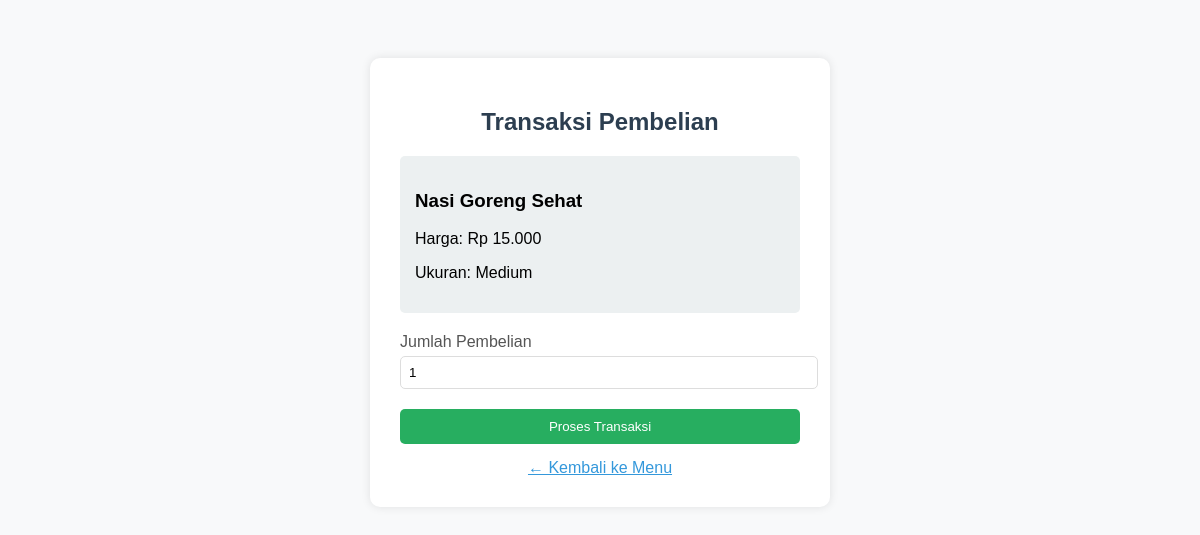
/transaksi.php?product_id=1 (signed in), run on the app's committed database.
### tables this page shows
CREATE TABLE `products` (
  `id` int(11) NOT NULL,
  `name` varchar(100) NOT NULL,
  `price` decimal(10,2) NOT NULL,
  `size` varchar(50) DEFAULT NULL,
  `description` text DEFAULT NULL
);

### transaksi.php (the view, shortened to what this page needs)
<?php
include 'config.php';
$product_id = $_GET['product_id'] ?? 0;
$stmt = $conn->prepare("SELECT * FROM products WHERE id = ?");
$stmt->execute([$product_id]);
$product = $stmt->fetch();
?>
<!DOCTYPE html>
<html lang="id">
<head>
</head>
<body>
    <div class="container">
        <h2>Transaksi Pembelian</h2>
        <div class="product-info">
            <h3><?php echo $product['name']; ?></h3>
            <p>Harga: Rp <?php echo number_format($product['price'], 0, ',', '.'); ?></p>
            <p>Ukuran: <?php echo $product['size']; ?></p>
        </div>
        <form method="POST">
            <div class="form-group">
                <label>Jumlah Pembelian</label>
                <input type="number" name="quantity" min="1" max="10" value="1" required>
            </div>
            <button type="submit" class="btn">Proses Transaksi</button>
        </form>
        <a href="menu.php" class="back">← Kembali ke Menu</a>
    </div>
</body>
</html>

### transaksi.php (style rules this page uses)
body { font-family: Arial, sans-serif; background: #f8f9fa; display: flex; justify-content: center; padding: 50px; }
.container { background: white; padding: 30px; border-radius: 10px; box-shadow: 0 0 10px rgba(0,0,0,0.1); width: 400px; }
h2 { color: #2c3e50; text-align: center; }
.product-info { background: #ecf0f1; padding: 15px; border-radius: 5px; margin-bottom: 20px; }
.form-group { margin-bottom: 20px; }
label { display: block; margin-bottom: 5px; color: #555; }
input { width: 100%; padding: 8px; border: 1px solid #ddd; border-radius: 5px; }
.btn { background: #27ae60; color: white; border: none; padding: 10px 15px; border-radius: 5px; cursor: pointer; width: 100%; }
.back { display: block; text-align: center; margin-top: 15px; color: #3498db; }

### data on the page
products: name "Nasi Goreng Sehat", price "15.000", size "Medium"
